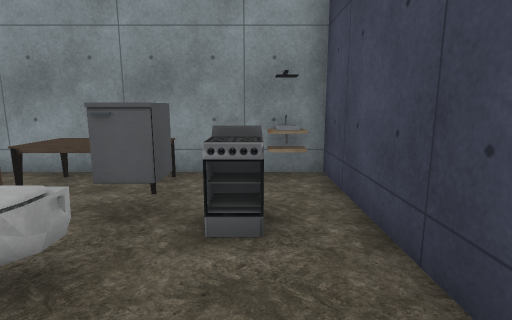
View 1 (above)

24 first-person views from a walk through a 3-D level made in the Unity game engine. The camera is 1.4 m above the floor, tilts 10° down and sees 80° across. The floor is counted in squares, 1 m on a side. Each view is taken from the middle of a square. On the plan, view 1 faces up. The plan holds only what a view shows up to about 14 squares ahead; the rest is blank. The place goes on beyond the plan. The player character is not drawn. Some surface patterns are stand-ins.

View 2
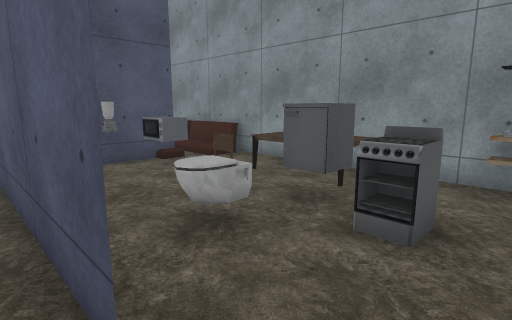

View 3
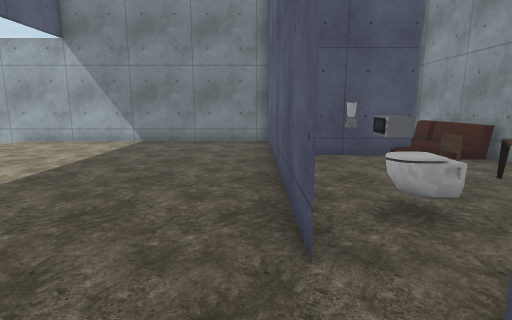

View 4
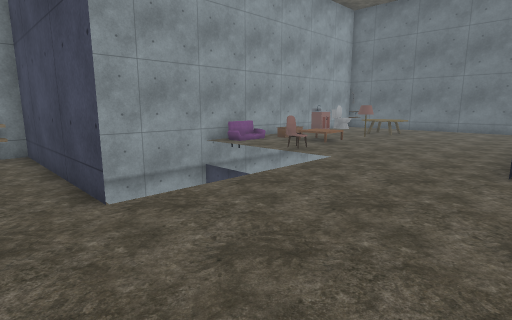

View 5
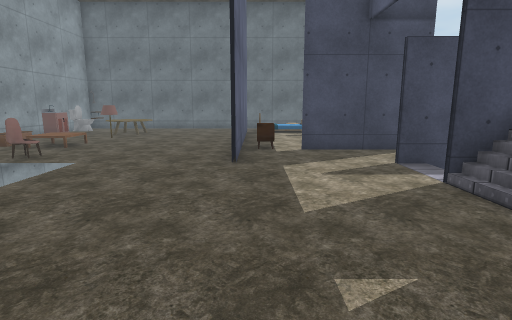

View 6
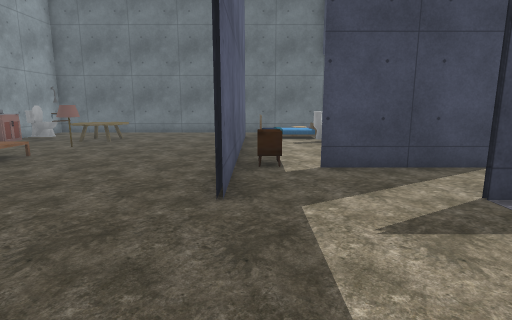

View 7
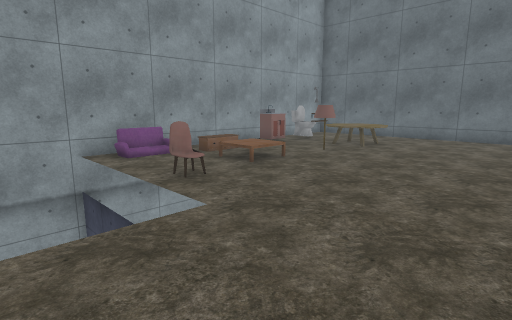

View 8
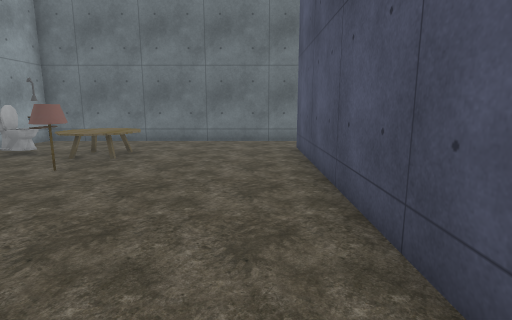

View 9
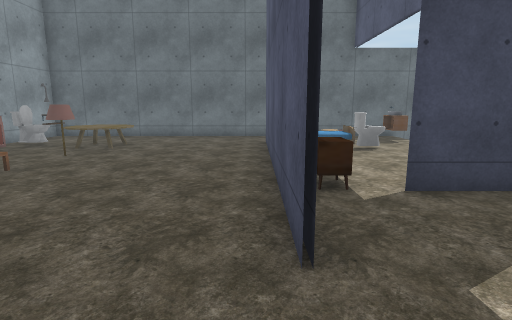

View 10
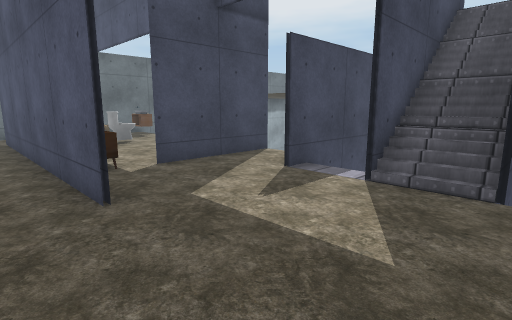

View 11
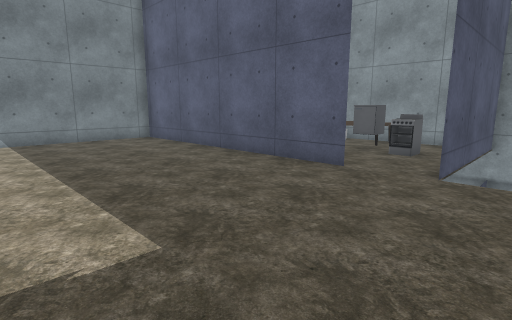

View 12
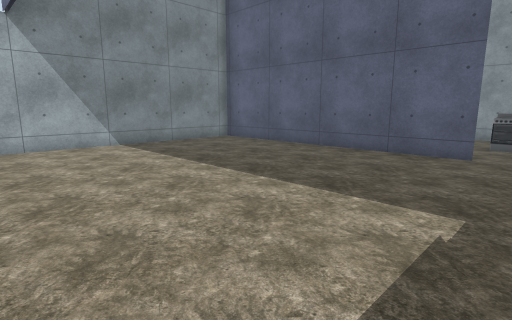

View 13
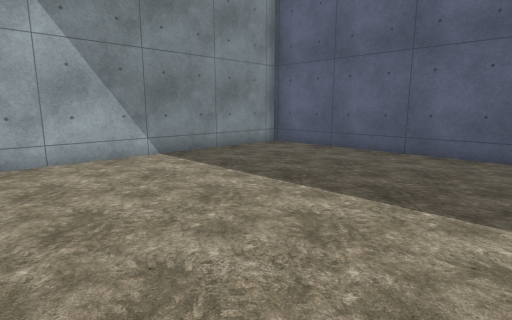

View 14
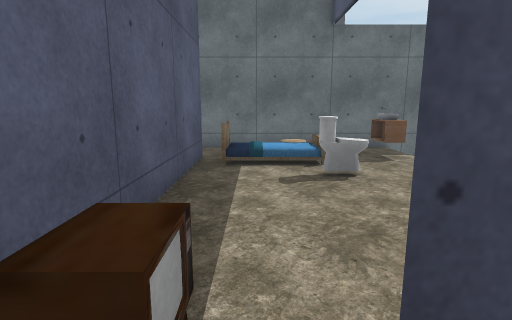

View 15
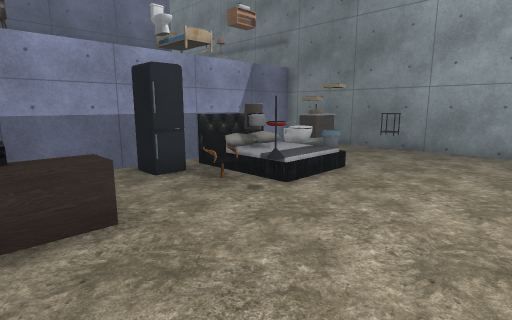

View 16
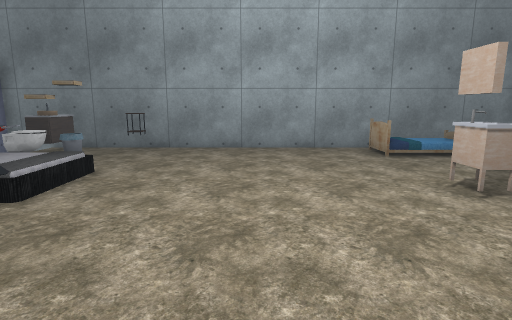

View 17
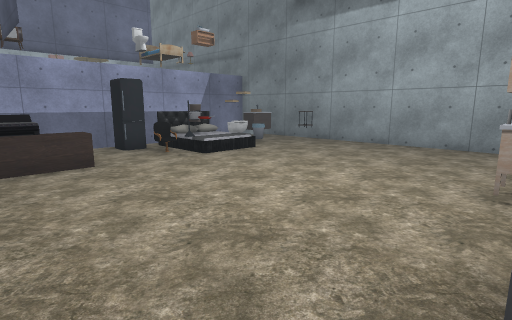

View 18
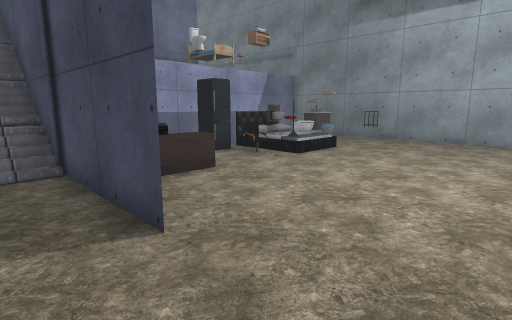

View 19
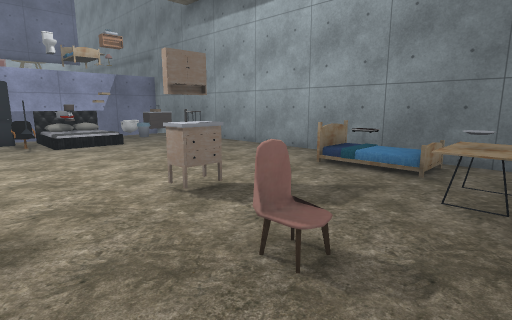

View 20
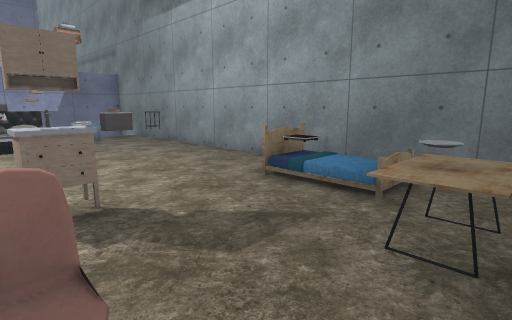

View 21
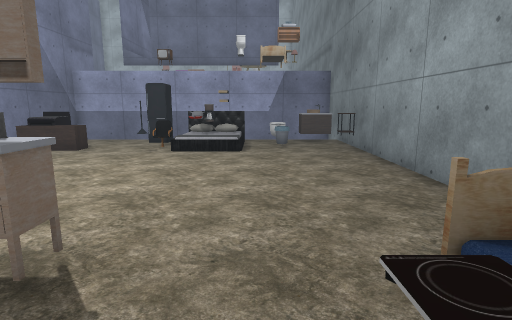

View 22
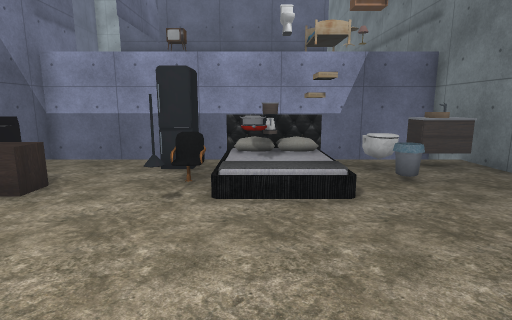

View 23
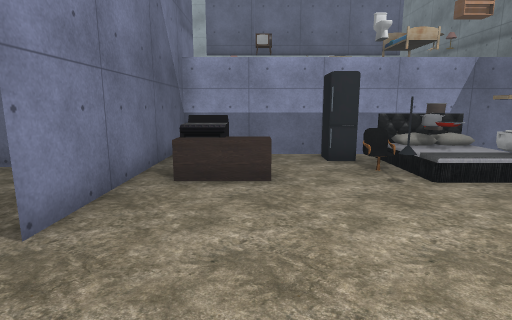

View 24
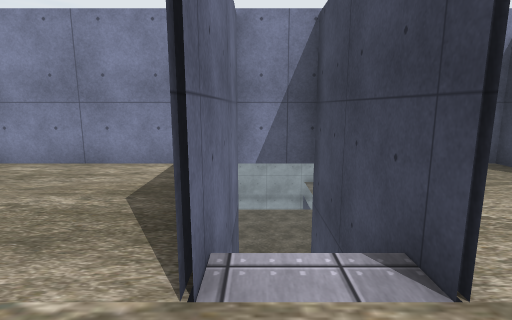

### Floor plan
Key: @ floor where view 1 was taken; # wall or solid block; . main floor; : floor 0.5 m higher than the main floor; - floor 3.5 m lower than the main floor; + floor 4 m higher than the main floor; _ floor 4 m lower than the main floor; / step, stairs or slope; = window, fence, low wall or low ledge; ^ raised ledge; v drop or lower ground; O other object.
Columns run from 11 left of view 1 to 20 right of it. Each row starts with its distance up from view 1.
  7 ################################
  6 # OOOO.OOO.##v      OO.  ##....#
  5     //.OOO...#     ...O..^#O...#
  4     #....OOO.#     ........O...#
  3     ##.OO..O.#     O..O.OOOOO..#
  2     ##.O.O...#     ......OOOO..#
  1 #  ###.......      ........O...#
  0 ### .######@...................#
 -1 #..............................#
 -2 #..............................#
 -3 #..................#########...#
 -4 #....................OO....##..#
 -5 #...........................:  #
 -6 #....................#....O.:  #
 -7 #............##......# ...OOO  #
 -8 #............+#/=/#..#   ..... #
 -9 #............+#/# =#.#     .##.#
-10           ++++#/# /###       ###
-11            +++#/# ##   ##    ##
-12             ++#/# =#___O#OO_####
-13              ++++ /#O___O#-_#__#
-14                 /__OOO___#O___##
-15                +/__#____O______#
-16                  __#___________#
-17                  ______________#
-18                  ______________#
-19                   _____________#
-20                  _ ____________#
-21                     __________ #
-22                    _ OO__#___O#
-23                      OO____OO-#
-24                       /_O____O#
-25                        ____OO_#
-26                       / /_  O_#
-27                               v

Positions as (right, up) in squares from view 1, and headings:
1: (0, 0), facing up
2: (1, 0), facing up-left
3: (2, 0), facing left
4: (0, -4), facing up-right
5: (0, -4), facing right
6: (3, -4), facing right
7: (5, -3), facing up-right
8: (7, -2), facing right
9: (5, -3), facing right
10: (3, -2), facing down-right
11: (3, -6), facing up-left
12: (1, -9), facing up-left
13: (-2, -9), facing up-left
14: (9, -5), facing right
15: (9, -18), facing up-right
16: (9, -18), facing right
17: (8, -22), facing up-right
18: (6, -20), facing up-right
19: (11, -26), facing up-right
20: (13, -26), facing up-right
21: (16, -24), facing up
22: (14, -19), facing up
23: (10, -20), facing up
24: (4, -15), facing up
